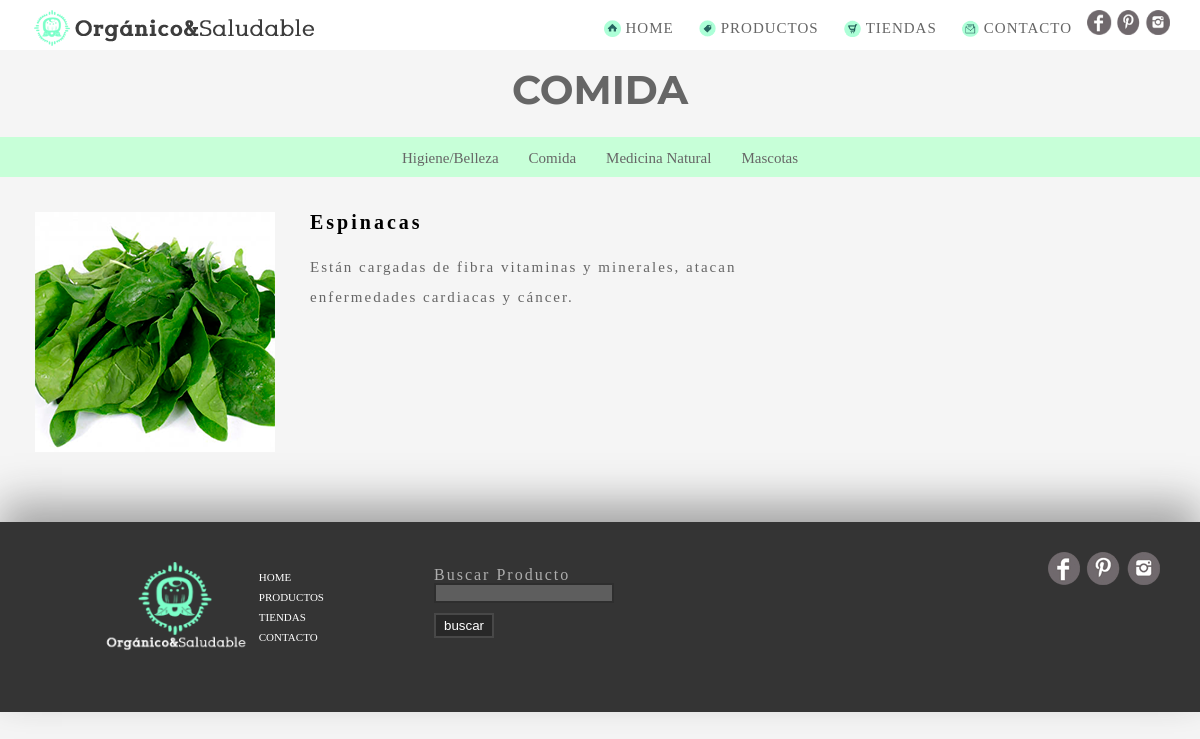
Page /comida_info.php?id=1 on the committed database.
### tables this page shows
CREATE TABLE `comida_humanos` (
  `id` int(11) NOT NULL AUTO_INCREMENT,
  `nombre` varchar(255) NOT NULL,
  `descripcion` text NOT NULL,
  `imagen` varchar(255) NOT NULL,
  PRIMARY KEY (`id`)
);

### comida_info.php (the view, shortened to what this page needs)
<?php
	$subtittulo="COMIDA";
	$idcomida = $_GET['id'];
	$comida= mysql_query("SELECT * FROM comida_humanos WHERE id=$idcomida");
	while($fila = mysql_fetch_array($comida)){
			$nombre = $fila['nombre'];
			$descripcion = $fila['descripcion'];
			$imagen = $fila['imagen'];
		}
?>
<!DOCTYPE, html>
<html>
	<head>
		<?php include_once("header.php");?>
	</head>
	<body>
		<header>
			<?php include_once("menu.php"); ?>
		</header>
		<h1><?php echo $subtittulo; ?></h1>
		<?php include_once('menu_productos.php'); ?>
		<div id="informacion_producto">
			<div class="imagen_producto">
					<img  src="img/productos/comida/<?php echo $imagen;?>" />
			</div>
			<div class="texto_producto">
					<h2 id="nombre_productos"><?php echo $nombre;?></h2>
					<p id="descripcion_productos"><?php echo $descripcion;?></p>
			</div>
			</div>
		<?php include_once("footer.php")?>
	</body>
</html>

### css/estilos.css (style rules this page uses)
body { background: #F5F5F5; }
h1 { text-align: center; font-family: 'Montserrat', sans-serif; color: #666666; margin-top: 20px; font-size: 40px; }
p, li a { font-family: 'Arvo', serif; font-size: 15px; color: #666666; }
#informacion_producto { width: 100%; height: 30%; }
.imagen_producto { float: left; margin: 35px 0px 0px 35px; }
.texto_producto { width: 40%; float: left; margin: 35px 0px 0px 35px; }
#nombre_productos { font-size: 20px; letter-spacing: 3; }
#descripcion_productos { font-size: 15px; letter-spacing: 2; line-height: 30px; margin-top: 20px; }

### rows in the picture
comida_humanos: imagen (picture), nombre "Espinacas", descripcion "Están cargadas de fibra vitaminas y minerales, atacan enfermedades cardiacas y cáncer."

### other values in the picture
$subtittulo "COMIDA"
